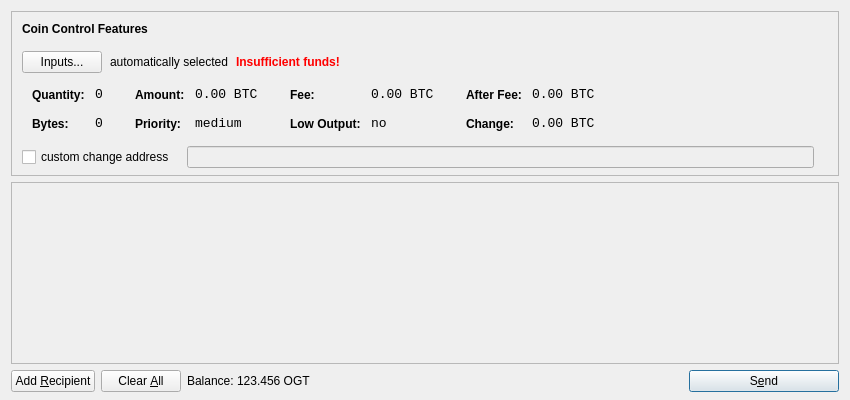
<?xml version="1.0" encoding="UTF-8"?>
<ui version="4.0">
 <class>SendCoinsDialog</class>
 <widget class="QDialog" name="SendCoinsDialog">
  <property name="geometry">
   <rect>
    <x>0</x>
    <y>0</y>
    <width>850</width>
    <height>400</height>
   </rect>
  </property>
  <property name="windowTitle">
   <string>Send Coins</string>
  </property>
  <layout class="QVBoxLayout" name="verticalLayout" stretch="0,1,0">
   <property name="bottomMargin">
    <number>8</number>
   </property>
   <item>
    <widget class="QFrame" name="frameCoinControl">
     <property name="sizePolicy">
      <sizepolicy hsizetype="Expanding" vsizetype="Expanding">
       <horstretch>0</horstretch>
       <verstretch>0</verstretch>
      </sizepolicy>
     </property>
     <property name="maximumSize">
      <size>
       <width>16777215</width>
       <height>16777215</height>
      </size>
     </property>
     <property name="frameShape">
      <enum>QFrame::StyledPanel</enum>
     </property>
     <property name="frameShadow">
      <enum>QFrame::Sunken</enum>
     </property>
     <layout class="QVBoxLayout" name="verticalLayoutCoinControl2">
      <property name="spacing">
       <number>-1</number>
      </property>
      <property name="leftMargin">
       <number>0</number>
      </property>
      <property name="topMargin">
       <number>0</number>
      </property>
      <property name="rightMargin">
       <number>0</number>
      </property>
      <property name="bottomMargin">
       <number>6</number>
      </property>
      <item>
       <layout class="QVBoxLayout" name="verticalLayoutCoinControl" stretch="0,0,0,0,1">
        <property name="spacing">
         <number>0</number>
        </property>
        <property name="leftMargin">
         <number>10</number>
        </property>
        <property name="topMargin">
         <number>10</number>
        </property>
        <item>
         <layout class="QHBoxLayout" name="horizontalLayoutCoinControl1">
          <property name="bottomMargin">
           <number>15</number>
          </property>
          <item>
           <widget class="QLabel" name="labelCoinControlFeatures">
            <property name="sizePolicy">
             <sizepolicy hsizetype="Preferred" vsizetype="Maximum">
              <horstretch>0</horstretch>
              <verstretch>0</verstretch>
             </sizepolicy>
            </property>
            <property name="font">
             <font>
              <weight>75</weight>
              <bold>true</bold>
             </font>
            </property>
            <property name="styleSheet">
             <string notr="true">font-weight:bold;</string>
            </property>
            <property name="text">
             <string>Coin Control Features</string>
            </property>
           </widget>
          </item>
         </layout>
        </item>
        <item>
         <layout class="QHBoxLayout" name="horizontalLayoutCoinControl2" stretch="0,0,0,0">
          <property name="spacing">
           <number>8</number>
          </property>
          <property name="bottomMargin">
           <number>10</number>
          </property>
          <item>
           <widget class="QPushButton" name="pushButtonCoinControl">
            <property name="styleSheet">
             <string notr="true"/>
            </property>
            <property name="text">
             <string>Inputs...</string>
            </property>
           </widget>
          </item>
          <item>
           <widget class="QLabel" name="labelCoinControlAutomaticallySelected">
            <property name="text">
             <string>automatically selected</string>
            </property>
            <property name="margin">
             <number>5</number>
            </property>
           </widget>
          </item>
          <item>
           <widget class="QLabel" name="labelCoinControlInsuffFunds">
            <property name="font">
             <font>
              <weight>75</weight>
              <bold>true</bold>
             </font>
            </property>
            <property name="styleSheet">
             <string notr="true">color:red;font-weight:bold;</string>
            </property>
            <property name="text">
             <string>Insufficient funds!</string>
            </property>
            <property name="margin">
             <number>5</number>
            </property>
           </widget>
          </item>
          <item>
           <spacer name="horizontalSpacerCoinControl">
            <property name="orientation">
             <enum>Qt::Horizontal</enum>
            </property>
            <property name="sizeHint" stdset="0">
             <size>
              <width>40</width>
              <height>1</height>
             </size>
            </property>
           </spacer>
          </item>
         </layout>
        </item>
        <item>
         <widget class="QWidget" name="widgetCoinControl" native="true">
          <property name="sizePolicy">
           <sizepolicy hsizetype="Preferred" vsizetype="Preferred">
            <horstretch>0</horstretch>
            <verstretch>0</verstretch>
           </sizepolicy>
          </property>
          <property name="minimumSize">
           <size>
            <width>0</width>
            <height>0</height>
           </size>
          </property>
          <property name="styleSheet">
           <string notr="true"/>
          </property>
          <layout class="QHBoxLayout" name="horizontalLayoutCoinControl5">
           <property name="margin">
            <number>0</number>
           </property>
           <item>
            <layout class="QHBoxLayout" name="horizontalLayoutCoinControl3" stretch="0,0,0,1">
             <property name="spacing">
              <number>20</number>
             </property>
             <property name="topMargin">
              <number>0</number>
             </property>
             <property name="bottomMargin">
              <number>10</number>
             </property>
             <item>
              <layout class="QFormLayout" name="formLayoutCoinControl1">
               <property name="horizontalSpacing">
                <number>10</number>
               </property>
               <property name="verticalSpacing">
                <number>14</number>
               </property>
               <property name="leftMargin">
                <number>10</number>
               </property>
               <property name="topMargin">
                <number>4</number>
               </property>
               <property name="rightMargin">
                <number>6</number>
               </property>
               <item row="0" column="0">
                <widget class="QLabel" name="labelCoinControlQuantityText">
                 <property name="styleSheet">
                  <string notr="true">font-weight:bold;</string>
                 </property>
                 <property name="text">
                  <string>Quantity:</string>
                 </property>
                 <property name="margin">
                  <number>0</number>
                 </property>
                </widget>
               </item>
               <item row="0" column="1">
                <widget class="QLabel" name="labelCoinControlQuantity">
                 <property name="font">
                  <font>
                   <family>Monospace</family>
                   <pointsize>10</pointsize>
                  </font>
                 </property>
                 <property name="cursor">
                  <cursorShape>IBeamCursor</cursorShape>
                 </property>
                 <property name="contextMenuPolicy">
                  <enum>Qt::ActionsContextMenu</enum>
                 </property>
                 <property name="text">
                  <string notr="true">0</string>
                 </property>
                 <property name="margin">
                  <number>0</number>
                 </property>
                 <property name="textInteractionFlags">
                  <set>Qt::LinksAccessibleByMouse|Qt::TextSelectableByKeyboard|Qt::TextSelectableByMouse</set>
                 </property>
                </widget>
               </item>
               <item row="1" column="0">
                <widget class="QLabel" name="labelCoinControlBytesText">
                 <property name="styleSheet">
                  <string notr="true">font-weight:bold;</string>
                 </property>
                 <property name="text">
                  <string>Bytes:</string>
                 </property>
                </widget>
               </item>
               <item row="1" column="1">
                <widget class="QLabel" name="labelCoinControlBytes">
                 <property name="font">
                  <font>
                   <family>Monospace</family>
                   <pointsize>10</pointsize>
                  </font>
                 </property>
                 <property name="cursor">
                  <cursorShape>IBeamCursor</cursorShape>
                 </property>
                 <property name="contextMenuPolicy">
                  <enum>Qt::ActionsContextMenu</enum>
                 </property>
                 <property name="text">
                  <string notr="true">0</string>
                 </property>
                 <property name="textInteractionFlags">
                  <set>Qt::LinksAccessibleByMouse|Qt::TextSelectableByKeyboard|Qt::TextSelectableByMouse</set>
                 </property>
                </widget>
               </item>
              </layout>
             </item>
             <item>
              <layout class="QFormLayout" name="formLayoutCoinControl2">
               <property name="horizontalSpacing">
                <number>10</number>
               </property>
               <property name="verticalSpacing">
                <number>14</number>
               </property>
               <property name="leftMargin">
                <number>6</number>
               </property>
               <property name="topMargin">
                <number>4</number>
               </property>
               <property name="rightMargin">
                <number>6</number>
               </property>
               <item row="0" column="0">
                <widget class="QLabel" name="labelCoinControlAmountText">
                 <property name="styleSheet">
                  <string notr="true">font-weight:bold;</string>
                 </property>
                 <property name="text">
                  <string>Amount:</string>
                 </property>
                 <property name="margin">
                  <number>0</number>
                 </property>
                </widget>
               </item>
               <item row="0" column="1">
                <widget class="QLabel" name="labelCoinControlAmount">
                 <property name="font">
                  <font>
                   <family>Monospace</family>
                   <pointsize>10</pointsize>
                  </font>
                 </property>
                 <property name="cursor">
                  <cursorShape>IBeamCursor</cursorShape>
                 </property>
                 <property name="contextMenuPolicy">
                  <enum>Qt::ActionsContextMenu</enum>
                 </property>
                 <property name="text">
                  <string notr="true">0.00 BTC</string>
                 </property>
                 <property name="textInteractionFlags">
                  <set>Qt::LinksAccessibleByMouse|Qt::TextSelectableByKeyboard|Qt::TextSelectableByMouse</set>
                 </property>
                </widget>
               </item>
               <item row="1" column="0">
                <widget class="QLabel" name="labelCoinControlPriorityText">
                 <property name="styleSheet">
                  <string notr="true">font-weight:bold;</string>
                 </property>
                 <property name="text">
                  <string>Priority:</string>
                 </property>
                </widget>
               </item>
               <item row="1" column="1">
                <widget class="QLabel" name="labelCoinControlPriority">
                 <property name="font">
                  <font>
                   <family>Monospace</family>
                   <pointsize>10</pointsize>
                  </font>
                 </property>
                 <property name="cursor">
                  <cursorShape>IBeamCursor</cursorShape>
                 </property>
                 <property name="contextMenuPolicy">
                  <enum>Qt::ActionsContextMenu</enum>
                 </property>
                 <property name="text">
                  <string>medium</string>
                 </property>
                 <property name="textInteractionFlags">
                  <set>Qt::LinksAccessibleByMouse|Qt::TextSelectableByKeyboard|Qt::TextSelectableByMouse</set>
                 </property>
                </widget>
               </item>
              </layout>
             </item>
             <item>
              <layout class="QFormLayout" name="formLayoutCoinControl3">
               <property name="horizontalSpacing">
                <number>10</number>
               </property>
               <property name="verticalSpacing">
                <number>14</number>
               </property>
               <property name="leftMargin">
                <number>6</number>
               </property>
               <property name="topMargin">
                <number>4</number>
               </property>
               <property name="rightMargin">
                <number>6</number>
               </property>
               <item row="0" column="0">
                <widget class="QLabel" name="labelCoinControlFeeText">
                 <property name="styleSheet">
                  <string notr="true">font-weight:bold;</string>
                 </property>
                 <property name="text">
                  <string>Fee:</string>
                 </property>
                 <property name="margin">
                  <number>0</number>
                 </property>
                </widget>
               </item>
               <item row="0" column="1">
                <widget class="QLabel" name="labelCoinControlFee">
                 <property name="font">
                  <font>
                   <family>Monospace</family>
                   <pointsize>10</pointsize>
                  </font>
                 </property>
                 <property name="cursor">
                  <cursorShape>IBeamCursor</cursorShape>
                 </property>
                 <property name="contextMenuPolicy">
                  <enum>Qt::ActionsContextMenu</enum>
                 </property>
                 <property name="text">
                  <string notr="true">0.00 BTC</string>
                 </property>
                 <property name="textInteractionFlags">
                  <set>Qt::LinksAccessibleByMouse|Qt::TextSelectableByKeyboard|Qt::TextSelectableByMouse</set>
                 </property>
                </widget>
               </item>
               <item row="1" column="0">
                <widget class="QLabel" name="labelCoinControlLowOutputText">
                 <property name="styleSheet">
                  <string notr="true">font-weight:bold;</string>
                 </property>
                 <property name="text">
                  <string>Low Output:</string>
                 </property>
                </widget>
               </item>
               <item row="1" column="1">
                <widget class="QLabel" name="labelCoinControlLowOutput">
                 <property name="font">
                  <font>
                   <family>Monospace</family>
                   <pointsize>10</pointsize>
                  </font>
                 </property>
                 <property name="cursor">
                  <cursorShape>IBeamCursor</cursorShape>
                 </property>
                 <property name="contextMenuPolicy">
                  <enum>Qt::ActionsContextMenu</enum>
                 </property>
                 <property name="text">
                  <string>no</string>
                 </property>
                 <property name="textInteractionFlags">
                  <set>Qt::LinksAccessibleByMouse|Qt::TextSelectableByKeyboard|Qt::TextSelectableByMouse</set>
                 </property>
                </widget>
               </item>
              </layout>
             </item>
             <item>
              <layout class="QFormLayout" name="formLayoutCoinControl4">
               <property name="horizontalSpacing">
                <number>10</number>
               </property>
               <property name="verticalSpacing">
                <number>14</number>
               </property>
               <property name="leftMargin">
                <number>6</number>
               </property>
               <property name="topMargin">
                <number>4</number>
               </property>
               <property name="rightMargin">
                <number>6</number>
               </property>
               <item row="0" column="0">
                <widget class="QLabel" name="labelCoinControlAfterFeeText">
                 <property name="styleSheet">
                  <string notr="true">font-weight:bold;</string>
                 </property>
                 <property name="text">
                  <string>After Fee:</string>
                 </property>
                 <property name="margin">
                  <number>0</number>
                 </property>
                </widget>
               </item>
               <item row="0" column="1">
                <widget class="QLabel" name="labelCoinControlAfterFee">
                 <property name="font">
                  <font>
                   <family>Monospace</family>
                   <pointsize>10</pointsize>
                  </font>
                 </property>
                 <property name="cursor">
                  <cursorShape>IBeamCursor</cursorShape>
                 </property>
                 <property name="contextMenuPolicy">
                  <enum>Qt::ActionsContextMenu</enum>
                 </property>
                 <property name="text">
                  <string notr="true">0.00 BTC</string>
                 </property>
                 <property name="textInteractionFlags">
                  <set>Qt::LinksAccessibleByMouse|Qt::TextSelectableByKeyboard|Qt::TextSelectableByMouse</set>
                 </property>
                </widget>
               </item>
               <item row="1" column="0">
                <widget class="QLabel" name="labelCoinControlChangeText">
                 <property name="styleSheet">
                  <string notr="true">font-weight:bold;</string>
                 </property>
                 <property name="text">
                  <string>Change:</string>
                 </property>
                </widget>
               </item>
               <item row="1" column="1">
                <widget class="QLabel" name="labelCoinControlChange">
                 <property name="font">
                  <font>
                   <family>Monospace</family>
                   <pointsize>10</pointsize>
                  </font>
                 </property>
                 <property name="cursor">
                  <cursorShape>IBeamCursor</cursorShape>
                 </property>
                 <property name="contextMenuPolicy">
                  <enum>Qt::ActionsContextMenu</enum>
                 </property>
                 <property name="text">
                  <string notr="true">0.00 BTC</string>
                 </property>
                 <property name="textInteractionFlags">
                  <set>Qt::LinksAccessibleByMouse|Qt::TextSelectableByKeyboard|Qt::TextSelectableByMouse</set>
                 </property>
                </widget>
               </item>
              </layout>
             </item>
            </layout>
           </item>
          </layout>
         </widget>
        </item>
        <item>
         <layout class="QHBoxLayout" name="horizontalLayoutCoinControl4" stretch="0,0,0">
          <property name="spacing">
           <number>12</number>
          </property>
          <property name="sizeConstraint">
           <enum>QLayout::SetDefaultConstraint</enum>
          </property>
          <property name="topMargin">
           <number>5</number>
          </property>
          <property name="rightMargin">
           <number>5</number>
          </property>
          <item>
           <widget class="QCheckBox" name="checkBoxCoinControlChange">
            <property name="text">
             <string>custom change address</string>
            </property>
           </widget>
          </item>
          <item>
           <widget class="QLineEdit" name="lineEditCoinControlChange">
            <property name="enabled">
             <bool>false</bool>
            </property>
            <property name="sizePolicy">
             <sizepolicy hsizetype="Expanding" vsizetype="Fixed">
              <horstretch>0</horstretch>
              <verstretch>0</verstretch>
             </sizepolicy>
            </property>
           </widget>
          </item>
          <item>
           <widget class="QLabel" name="labelCoinControlChangeLabel">
            <property name="sizePolicy">
             <sizepolicy hsizetype="Preferred" vsizetype="Expanding">
              <horstretch>0</horstretch>
              <verstretch>0</verstretch>
             </sizepolicy>
            </property>
            <property name="minimumSize">
             <size>
              <width>0</width>
              <height>0</height>
             </size>
            </property>
            <property name="text">
             <string/>
            </property>
            <property name="margin">
             <number>3</number>
            </property>
           </widget>
          </item>
         </layout>
        </item>
        <item>
         <spacer name="verticalSpacerCoinControl">
          <property name="orientation">
           <enum>Qt::Vertical</enum>
          </property>
          <property name="sizeHint" stdset="0">
           <size>
            <width>800</width>
            <height>1</height>
           </size>
          </property>
         </spacer>
        </item>
       </layout>
      </item>
     </layout>
    </widget>
   </item>
   <item>
    <widget class="QScrollArea" name="scrollArea">
     <property name="widgetResizable">
      <bool>true</bool>
     </property>
     <widget class="QWidget" name="scrollAreaWidgetContents">
      <property name="geometry">
       <rect>
        <x>0</x>
        <y>0</y>
        <width>830</width>
        <height>165</height>
       </rect>
      </property>
      <layout class="QVBoxLayout" name="verticalLayout_2">
       <property name="margin">
        <number>0</number>
       </property>
       <item>
        <layout class="QVBoxLayout" name="entries">
         <property name="spacing">
          <number>6</number>
         </property>
        </layout>
       </item>
       <item>
        <spacer name="verticalSpacer">
         <property name="orientation">
          <enum>Qt::Vertical</enum>
         </property>
         <property name="sizeHint" stdset="0">
          <size>
           <width>20</width>
           <height>40</height>
          </size>
         </property>
        </spacer>
       </item>
      </layout>
     </widget>
    </widget>
   </item>
   <item>
    <layout class="QHBoxLayout" name="horizontalLayout">
     <item>
      <widget class="QPushButton" name="addButton">
       <property name="toolTip">
        <string>Send to multiple recipients at once</string>
       </property>
       <property name="text">
        <string>Add &amp;Recipient</string>
       </property>
       <property name="icon">
        <iconset resource="../bitcoin.qrc">
         <normaloff>:/icons/add</normaloff>:/icons/add</iconset>
       </property>
       <property name="autoDefault">
        <bool>false</bool>
       </property>
      </widget>
     </item>
     <item>
      <widget class="QPushButton" name="clearButton">
       <property name="sizePolicy">
        <sizepolicy hsizetype="Minimum" vsizetype="Fixed">
         <horstretch>0</horstretch>
         <verstretch>0</verstretch>
        </sizepolicy>
       </property>
       <property name="toolTip">
        <string>Remove all transaction fields</string>
       </property>
       <property name="text">
        <string>Clear &amp;All</string>
       </property>
       <property name="icon">
        <iconset resource="../bitcoin.qrc">
         <normaloff>:/icons/remove</normaloff>:/icons/remove</iconset>
       </property>
       <property name="autoRepeatDelay">
        <number>300</number>
       </property>
       <property name="autoDefault">
        <bool>false</bool>
       </property>
      </widget>
     </item>
     <item>
      <layout class="QHBoxLayout" name="horizontalLayout_2">
       <property name="spacing">
        <number>3</number>
       </property>
       <item>
        <widget class="QLabel" name="label">
         <property name="text">
          <string>Balance:</string>
         </property>
        </widget>
       </item>
       <item>
        <widget class="QLabel" name="labelBalance">
         <property name="cursor">
          <cursorShape>IBeamCursor</cursorShape>
         </property>
         <property name="text">
          <string>123.456 OGT</string>
         </property>
         <property name="textInteractionFlags">
          <set>Qt::LinksAccessibleByMouse|Qt::TextSelectableByKeyboard|Qt::TextSelectableByMouse</set>
         </property>
        </widget>
       </item>
      </layout>
     </item>
     <item>
      <spacer name="horizontalSpacer">
       <property name="orientation">
        <enum>Qt::Horizontal</enum>
       </property>
       <property name="sizeHint" stdset="0">
        <size>
         <width>40</width>
         <height>20</height>
        </size>
       </property>
      </spacer>
     </item>
     <item>
      <widget class="QPushButton" name="sendButton">
       <property name="minimumSize">
        <size>
         <width>150</width>
         <height>0</height>
        </size>
       </property>
       <property name="toolTip">
        <string>Confirm the send action</string>
       </property>
       <property name="text">
        <string>S&amp;end</string>
       </property>
       <property name="icon">
        <iconset resource="../bitcoin.qrc">
         <normaloff>:/icons/send</normaloff>:/icons/send</iconset>
       </property>
       <property name="default">
        <bool>true</bool>
       </property>
      </widget>
     </item>
    </layout>
   </item>
  </layout>
 </widget>
 <resources>
  <include location="../bitcoin.qrc"/>
 </resources>
 <connections/>
</ui>
